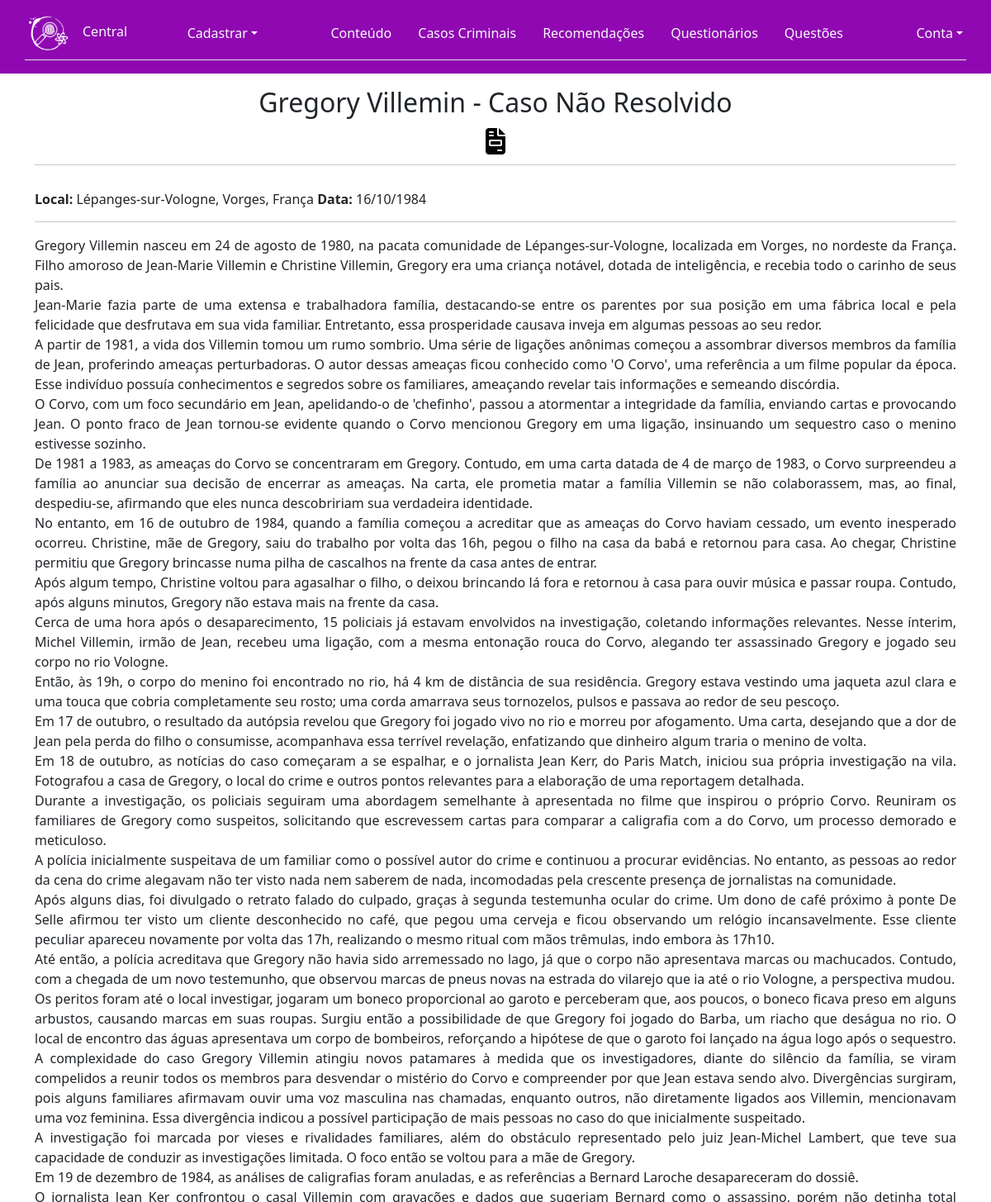
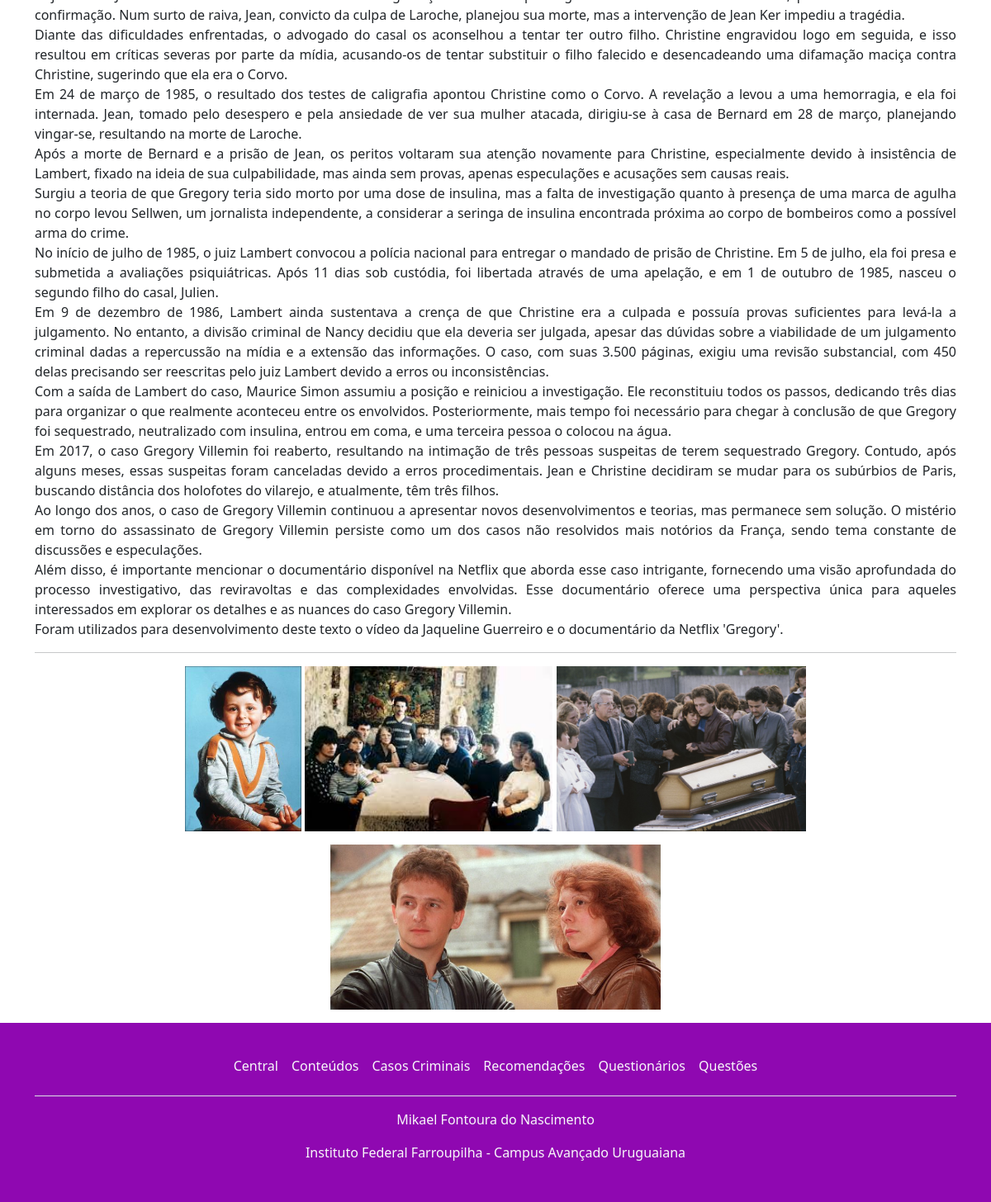
Page /visualizar_caso.php?id_caso=13 (signed in) on the committed database (2 pictures, top to bottom).
### tables this page shows
CREATE TABLE `caso` (
  `id_caso` int(11) NOT NULL,
  `titulo` varchar(100) NOT NULL,
  `local` varchar(100) NOT NULL,
  `data` date NOT NULL,
  `descricao` text NOT NULL
);

### visualizar_caso.php (the view, shortened to what this page needs)
<?php
include_once('controle.php');
$id_caso = $_GET['id_caso'];
$sql = "SELECT caso.id_caso, titulo, local, data, descricao, GROUP_CONCAT(imagem.url)
AS urls_img FROM caso INNER JOIN imagem ON caso.id_caso = imagem.id_caso WHERE caso.id_caso = $id_caso";
$resultado = mysqli_query($conexao, $sql);
$dados = mysqli_fetch_assoc($resultado);
$urls = explode(",", $dados['urls_img']);
$dataTime = date_create($dados['data']);
$dataformat = date_format($dataTime, 'd/m/Y');
$texto_formatado = nl2br($dados['descricao']);
?>
<!DOCTYPE html>
<html lang="pt-BR">
<head>
    <link rel="stylesheet" href="https://cdnjs.cloudflare.com/ajax/libs/font-awesome/6.4.0/css/all.min.css" />
    <link rel="stylesheet" href="./assets/css/bootstrap.css">
    <link rel="stylesheet" href="./assets/css/pacote.css">
</head>
<body>
    <?php include_once('cabecalho.php') ?>
    <main class="container pb-3">
        <div class="row">
            <div class="col">
                <div class="text-center py-3">
                    <h2 class="h2"><?= $dados['titulo']; ?></h2>
                    <div class="m-3"><i class="fa-solid fa-file-invoice fa-2xl" style="color: #000000;"></i></div>
                    <hr>
                </div>
            </div>
        </div>
        <div class="row">
            <div class="col">
                <p class="h6"><strong>Local: </strong><?= $dados['local']; ?> <strong> Data: </strong><?= $dataformat; ?></p>
                <hr>
            </div>
        </div>
        <div class="row">
            <div class="col">
                <div class="text-wrap msg_inic">
                    <?= $texto_formatado; ?>
                </div>
                <hr>
            </div>
        </div>
        <div class="row">
            <div class="col">
                <div class="text-center">
                    <?php $j = 0;
                        for($i = 0; $i < count($urls); $i++) : $j++; ?>
                        <img src="<?= $urls[$i]; ?>" height="200px" width="auto">
                        <?php if ($j == 3){ echo "<br><div class='py-2'></div>";} ?>
                    <?php endfor ?>
                </div>
            </div>
        </div>
    </main>
    <?php include_once('rodape.php') ?>
</body>
</html>

### assets/css/pacote.css (style rules this page uses)
:root { --color-white: rgb(253, 253, 253); --color-dark: rgb(34, 34, 34); --color-purple: rgb(143, 8, 177); --color-blue-dark: rgb(26, 7, 56); --color-blue: rgb(23, 134, 134); --color-red: rgb(179, 2, 2); --color-green: rgb(12, 143, 1); }
.msg_inic { text-align: justify; }

### rows in the picture
caso: titulo "Gregory Villemin - Caso Não Resolvido", local "Lépanges-sur-Vologne, Vorges, França", data "16/10/1984", descricao "Gregory Villemin nasceu em 24 de agosto de 1980, na pacata comunidade de Lépanges-sur-Vologne, localizada em Vorges, no nordeste da França. Filho amoroso de Jean-Marie Villemin e Christine Villemin, Gregory era uma criança notável, dotada de inteligência, e recebia todo o carinho de seus pais. Jean-Marie fazia parte de uma extensa e trabalhadora família, destacando-se entre os parentes por sua posição em uma fábrica local e pela felicidade que desfrutava em sua vida familiar. Entretanto, essa prosperidade causava inveja em algumas pessoas ao seu redor. A partir de 1981, a vida dos Villemin tomou um rumo sombrio. Uma série de ligações anônimas começou a assombrar diversos membros da família…"
